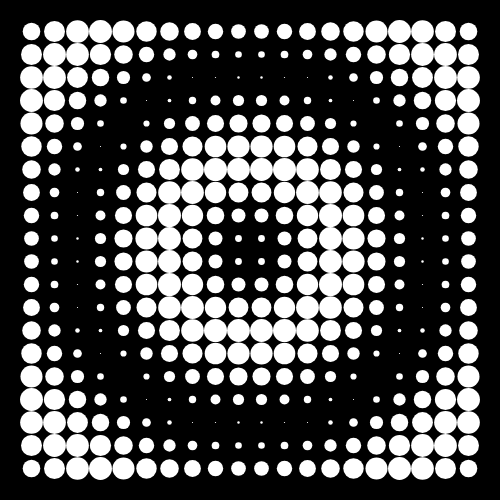
Frame 1 (no input)
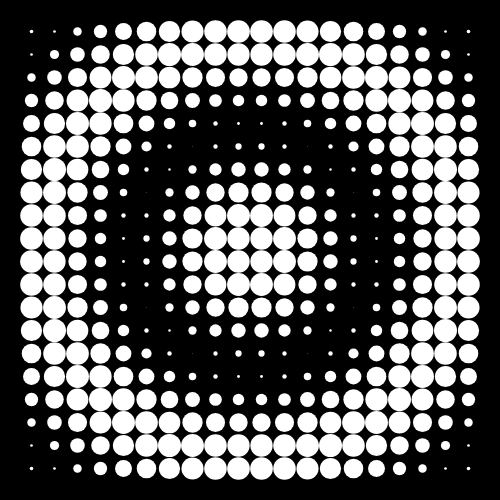
Frame 60 (no input)
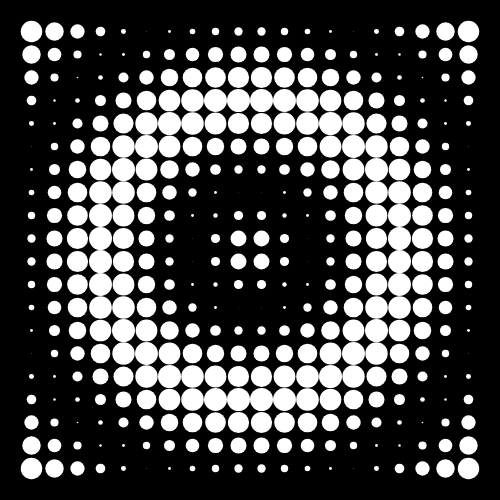
Frame 120 (the mouse pressed at the canvas centre since frame 60)

The p5.js sketch that drew these frames (run headless with seeded random() and noise() and a simulated clock; from frame 60 on, the mouse is pressed at the canvas centre):

// p5.js sketch
// ── sketch.js
//Modelo de grades com círculos que mudam 
//de raio dinamicamente 
//Aula na Domestika 
let nb = 20;
let dim = 0;
let margin = 20;
let f = 1.0;
let frequencia = 0;
let x, y;

function setup() {
  createCanvas(500, 500);
  dim = (width - 2 * margin) / nb;
  angleMode(DEGREES);
}

function draw() {
  background(0);
  noStroke();
  fill(255);
  //stroke(255);
  //noFill();
  rectMode(CENTER);
    
  for (let j = 0; j < nb; j++) {
    
    for (let i = 0; i < nb; i++) {
      
      let x = margin + dim / 2 + i * dim;
      let y = margin + dim / 2 + j * dim;
      let frequencia =  f * sin (frameCount + dist (width / 2, height / 2, x, y));

      circle(x , y , frequencia * dim);
      //rect(dim / 2 + i * dim, dim / 2 + j * dim, 0.6 * dim, 0.4 * dim)
    }
  }
}
